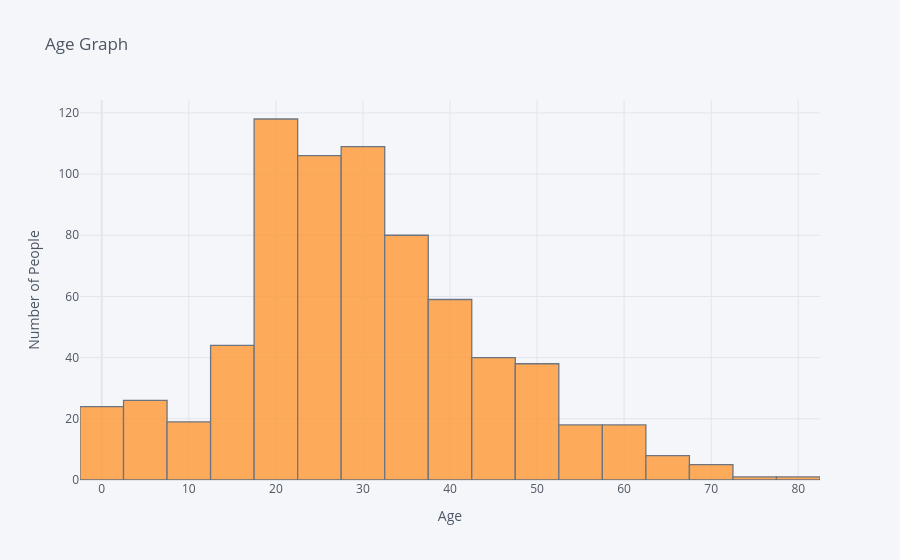

Notebook code for this chart:
### Code cell
# checking the age of most and if it forms bells curve
train['Age'].dropna().iplot(kind='hist', bins=30, xTitle = "Age", yTitle='Number of People',title ='Age Graph')

### Figure 1 — Plotly figure (JSON) as saved in the notebook; plotly's stock layout.template omitted (floating-point values rounded to 4 significant figures; data arrays with more than 128 entries replaced by an {"elided": "..."} marker saying what was removed)
{"data": [{"histfunc": "count", "histnorm": "", "marker": {"color": "rgba(255, 153, 51, 1.0)", "line": {"color": "#4D5663", "width": 1.3}}, "name": "Age", "nbinsx": 30, "opacity": 0.8, "orientation": "v", "type": "histogram", "x": {"elided": "714 float values"}}], "layout": {"barmode": "overlay", "legend": {"bgcolor": "#F5F6F9", "font": {"color": "#4D5663"}}, "paper_bgcolor": "#F5F6F9", "plot_bgcolor": "#F5F6F9", "title": {"font": {"color": "#4D5663"}, "text": "Age Graph"}, "xaxis": {"gridcolor": "#E1E5ED", "showgrid": true, "tickfont": {"color": "#4D5663"}, "title": {"font": {"color": "#4D5663"}, "text": "Age"}, "zerolinecolor": "#E1E5ED"}, "yaxis": {"gridcolor": "#E1E5ED", "showgrid": true, "tickfont": {"color": "#4D5663"}, "title": {"font": {"color": "#4D5663"}, "text": "Number of People"}, "zerolinecolor": "#E1E5ED"}}}
